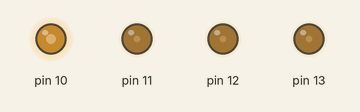
Recording of a sketch running on a simulated Arduino Uno, built with avr-gcc and run on an emulated ATmega328P. Shown: output pins drawn as LEDs (lit = HIGH).

Above: at 2.3 s.
At 7.3 s:
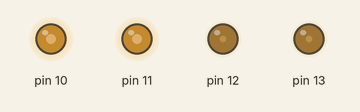
At 11.3 s:
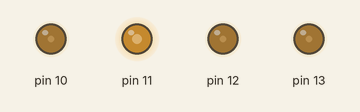
At 23.3 s:
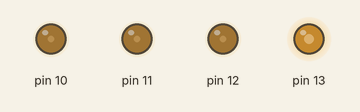
At 34.3 s:
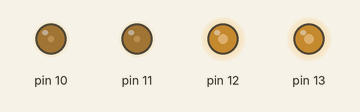
At 38.3 s:
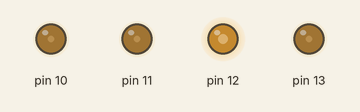
Timing chart, 0 to 39.8 s (numbered marks = the images above):
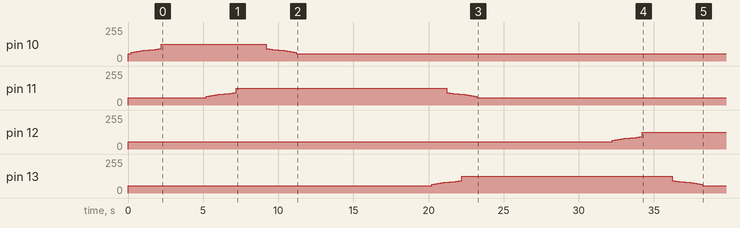

Measured:
- by itself, pin 10: rises from 0/255 to 127/255 in 2.2 s, then falls to 53/255 in 9.0 s
- by itself, pin 11: rises from 0/255 to 127/255 in 7.2 s, then falls to 53/255 in 16.0 s
- by itself, pin 12: moves from 0/255 to 127/255 over 34.2 s
- by itself, pin 13: rises from 0/255 to 127/255 in 22.2 s, then falls to 53/255 in 16.0 s

The sketch:

peako_triacs.ino
```cpp
/* peako_triacs.ino v1.0 */

/*
 * libraries
 */
#include <RBDdimmer.h>

/*
 * hardware
 */
#define redTwo 12
#define greenTwo 13
// blue is hard-wired
#define greenOne 11
#define redOne 10

dimmerLamp dimmerRedTwo(redTwo);
dimmerLamp dimmerGreenTwo(greenTwo);
dimmerLamp dimmerGreenOne(greenOne);
dimmerLamp dimmerRedOne(redOne);

int lightCount = 4;

/*
 * configs
 */
int lowPower = 21;
int highPower = 50;
int fadePowersAsc[10] = {26, 28, 29, 30, 31, 32, 33, 34, 35, 36};
int fadePowersDesc[10] = {36, 35, 34, 33, 32, 31, 30, 29, 28, 26};
int fadeIns[4] = {160, 100, 25, 0};
int fadeOuts[4] = {205, 180, 105, 45};
int fadeFor = 10;
int loopEnd = 300;
int delayMs = 200;

/*
 * runtime
 */
int loopIdx;

 /*
 * utils
 */
int setNextLoopIdx() {
  if(loopIdx < loopEnd - 1) {
    loopIdx = loopIdx + 1;
  } else {
    loopIdx = 0;
  }
}

int getLightPower(int lightIdx) {
  int startFadeIn = fadeIns[lightIdx];
  int startFadeOut = fadeOuts[lightIdx];
  bool lightIsFadingIn = loopIdx > startFadeIn && loopIdx <= startFadeIn + fadeFor;
  bool lightIsFadingOut = loopIdx > startFadeOut && loopIdx <= startFadeOut + fadeFor;
  bool lightIsOn = loopIdx > startFadeIn && loopIdx <= startFadeOut;

  if(lightIsFadingIn) {
    int fadeInPowerIdx = loopIdx - startFadeIn - 1;
    return fadePowersAsc[fadeInPowerIdx];
  } else if (lightIsFadingOut) {
    int fadeOutPowerIdx = loopIdx - startFadeOut - 1;
    return fadePowersDesc[fadeOutPowerIdx];
  } else if (lightIsOn) {
    return highPower;
  } else {
    return lowPower;
  }
}

/*
 * main
 */
void setup() {
  // Serial.begin(9600);
  dimmerRedTwo.begin(NORMAL_MODE, ON);
  dimmerGreenTwo.begin(NORMAL_MODE, ON);
  dimmerGreenOne.begin(NORMAL_MODE, ON);
  dimmerRedOne.begin(NORMAL_MODE, ON);
}

void loop() {
  // Serial.println(loopIdx);
  for(int lightIdx = 0; lightIdx < lightCount; lightIdx++){
    int power = getLightPower(lightIdx);

    switch (lightIdx) {
      case 0:
        dimmerRedTwo.setPower(power);
        break;
      case 1:
        dimmerGreenTwo.setPower(power);
        break;
      case 2:
        dimmerGreenOne.setPower(power);
        break;
      case 3:
        dimmerRedOne.setPower(power);
        break;
    }
  }

  setNextLoopIdx();
  delay(delayMs);
}
```
